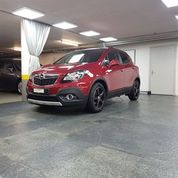
#> input picture open cv/car.jpg, 178 x 178 px
$ jupyter execute countor.ipynb   (shell and % lines are left out)
#> lines starting #> are read from the running program, lines starting #| are printed output that depends on the picture; after the words box and inside, x2 and y2 are one past the last pixel; in counts of white or black regions, pixels touching at a corner belong together
[cell 1]
import cv2
import matplotlib.pyplot as plt

[cell 2]
image = cv2.imread("car.jpg")
#> image is the input picture: shape (178, 178, 3); mean B, G, R 131.9, 132.6, 138.6

[cell 3]
image = cv2.cvtColor(image, cv2.COLOR_BGR2RGB)
gray = cv2.cvtColor(image, cv2.COLOR_RGB2GRAY)
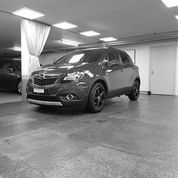
#> gray: shape (178, 178); min 0, max 255, mean 134.3

[cell 4]
_, binary = cv2.threshold(gray, 225, 255, cv2.THRESH_BINARY_INV)
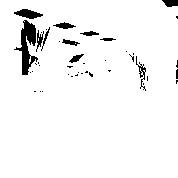
#> binary: shape (178, 178); 95.5% white; 42 black regions (31 under 20 px)

plt.imshow(binary, cmap="gray")
plt.show()

[cell 5]
contours, hierarchy = cv2.findContours(binary, cv2.RETR_TREE, cv2.CHAIN_APPROX_SIMPLE)
#> contours = 57 contours, 45 with area under 20; largest, box (x1, y1, x2, y2) and area: (0, 0, 178, 178) 31200, (13, 19, 39, 76) 654, (13, 8, 44, 20) 199, (52, 21, 77, 30) 108, (36, 29, 44, 50) 91

image = cv2.drawContours(image, contours, -1, (0, 255, 0), 2)
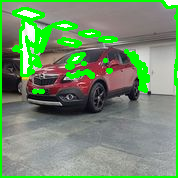
#> image: shape (178, 178, 3); mean R, G, B 115.6, 143.6, 109.7
